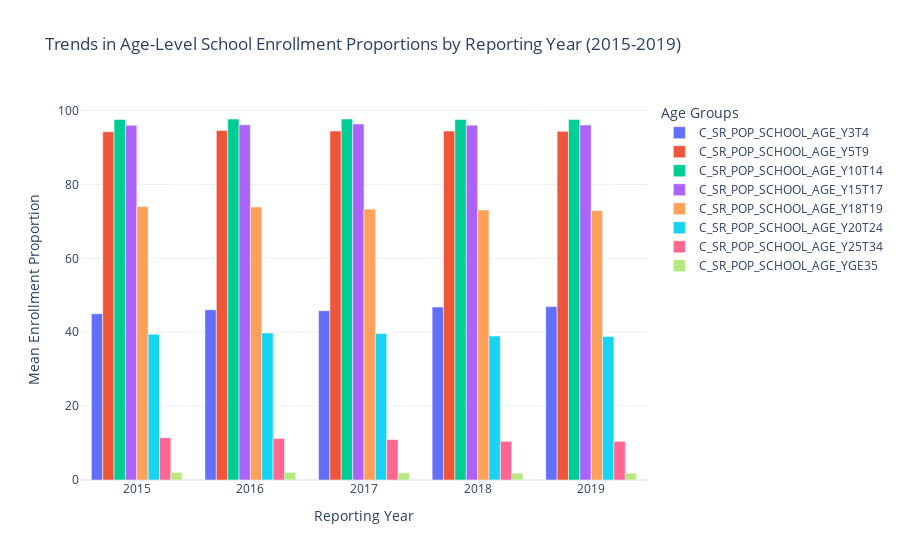

The notebook cell this image was saved under:
### Markdown cell above
## 1. TRENDS IN AGE-LEVEL SCHOOL ENROLLMENT PROPORTIONS BY REPORTING YEAR (2015-2019)

### Code cell
# Define age-level enrollment columns
age_enrollment_cols = [
    'C_SR_POP_SCHOOL_AGE_Y3T4', 
    'C_SR_POP_SCHOOL_AGE_Y5T9', 
    'C_SR_POP_SCHOOL_AGE_Y10T14', 
    'C_SR_POP_SCHOOL_AGE_Y15T17', 
    'C_SR_POP_SCHOOL_AGE_Y18T19', 
    'C_SR_POP_SCHOOL_AGE_Y20T24', 
    'C_SR_POP_SCHOOL_AGE_Y25T34', 
    'C_SR_POP_SCHOOL_AGE_YGE35'
]

# Calculate mean proportion for each year
aggregated_data = edtech2_df.groupby('Reporting_Year')[age_enrollment_cols].mean()

# Create the interactive bar chart
fig = go.Figure()

for col in age_enrollment_cols:
    fig.add_trace(
        go.Bar(
            x=aggregated_data.index,
            y=aggregated_data[col],
            name=col,
            hovertemplate="<b>Age Group:</b> %{customdata}<br><b>Mean Enrollment Proportion:</b> %{y:.2f}<br><b>Year:</b> %{x}<extra></extra>",
            customdata=[col] * len(aggregated_data.index),  
        )
    )

# Customize layout
fig.update_layout(
    title="Trends in Age-Level School Enrollment Proportions by Reporting Year (2015-2019)",
    xaxis_title="Reporting Year",
    yaxis_title="Mean Enrollment Proportion",
    barmode='group',  
    legend_title="Age Groups",
    template="plotly_white"
)

# Display the chart
fig.show()

### Figure 1 — Plotly figure (JSON) as saved in the notebook; plotly's stock layout.template omitted (floating-point values rounded to 4 significant figures)
{"data": [{"customdata": ["C_SR_POP_SCHOOL_AGE_Y3T4", "C_SR_POP_SCHOOL_AGE_Y3T4", "C_SR_POP_SCHOOL_AGE_Y3T4", "C_SR_POP_SCHOOL_AGE_Y3T4", "C_SR_POP_SCHOOL_AGE_Y3T4"], "hovertemplate": "<b>Age Group:</b> %{customdata}<br><b>Mean Enrollment Proportion:</b> %{y:.2f}<br><b>Year:</b> %{x}<extra></extra>", "name": "C_SR_POP_SCHOOL_AGE_Y3T4", "type": "bar", "x": [2015, 2016, 2017, 2018, 2019], "y": [45.02, 46.06, 45.84, 46.82, 46.94]}, {"customdata": ["C_SR_POP_SCHOOL_AGE_Y5T9", "C_SR_POP_SCHOOL_AGE_Y5T9", "C_SR_POP_SCHOOL_AGE_Y5T9", "C_SR_POP_SCHOOL_AGE_Y5T9", "C_SR_POP_SCHOOL_AGE_Y5T9"], "hovertemplate": "<b>Age Group:</b> %{customdata}<br><b>Mean Enrollment Proportion:</b> %{y:.2f}<br><b>Year:</b> %{x}<extra></extra>", "name": "C_SR_POP_SCHOOL_AGE_Y5T9", "type": "bar", "x": [2015, 2016, 2017, 2018, 2019], "y": [94.28, 94.64, 94.46, 94.44, 94.38]}, {"customdata": ["C_SR_POP_SCHOOL_AGE_Y10T14", "C_SR_POP_SCHOOL_AGE_Y10T14", "C_SR_POP_SCHOOL_AGE_Y10T14", "C_SR_POP_SCHOOL_AGE_Y10T14", "C_SR_POP_SCHOOL_AGE_Y10T14"], "hovertemplate": "<b>Age Group:</b> %{customdata}<br><b>Mean Enrollment Proportion:</b> %{y:.2f}<br><b>Year:</b> %{x}<extra></extra>", "name": "C_SR_POP_SCHOOL_AGE_Y10T14", "type": "bar", "x": [2015, 2016, 2017, 2018, 2019], "y": [97.6, 97.7, 97.72, 97.58, 97.58]}, {"customdata": ["C_SR_POP_SCHOOL_AGE_Y15T17", "C_SR_POP_SCHOOL_AGE_Y15T17", "C_SR_POP_SCHOOL_AGE_Y15T17", "C_SR_POP_SCHOOL_AGE_Y15T17", "C_SR_POP_SCHOOL_AGE_Y15T17"], "hovertemplate": "<b>Age Group:</b> %{customdata}<br><b>Mean Enrollment Proportion:</b> %{y:.2f}<br><b>Year:</b> %{x}<extra></extra>", "name": "C_SR_POP_SCHOOL_AGE_Y15T17", "type": "bar", "x": [2015, 2016, 2017, 2018, 2019], "y": [96.02, 96.16, 96.36, 96.06, 96.1]}, {"customdata": ["C_SR_POP_SCHOOL_AGE_Y18T19", "C_SR_POP_SCHOOL_AGE_Y18T19", "C_SR_POP_SCHOOL_AGE_Y18T19", "C_SR_POP_SCHOOL_AGE_Y18T19", "C_SR_POP_SCHOOL_AGE_Y18T19"], "hovertemplate": "<b>Age Group:</b> %{customdata}<br><b>Mean Enrollment Proportion:</b> %{y:.2f}<br><b>Year:</b> %{x}<extra></extra>", "name": "C_SR_POP_SCHOOL_AGE_Y18T19", "type": "bar", "x": [2015, 2016, 2017, 2018, 2019], "y": [74.02, 73.9, 73.34, 73.1, 72.92]}, {"customdata": ["C_SR_POP_SCHOOL_AGE_Y20T24", "C_SR_POP_SCHOOL_AGE_Y20T24", "C_SR_POP_SCHOOL_AGE_Y20T24", "C_SR_POP_SCHOOL_AGE_Y20T24", "C_SR_POP_SCHOOL_AGE_Y20T24"], "hovertemplate": "<b>Age Group:</b> %{customdata}<br><b>Mean Enrollment Proportion:</b> %{y:.2f}<br><b>Year:</b> %{x}<extra></extra>", "name": "C_SR_POP_SCHOOL_AGE_Y20T24", "type": "bar", "x": [2015, 2016, 2017, 2018, 2019], "y": [39.48, 39.76, 39.64, 38.98, 38.86]}, {"customdata": ["C_SR_POP_SCHOOL_AGE_Y25T34", "C_SR_POP_SCHOOL_AGE_Y25T34", "C_SR_POP_SCHOOL_AGE_Y25T34", "C_SR_POP_SCHOOL_AGE_Y25T34", "C_SR_POP_SCHOOL_AGE_Y25T34"], "hovertemplate": "<b>Age Group:</b> %{customdata}<br><b>Mean Enrollment Proportion:</b> %{y:.2f}<br><b>Year:</b> %{x}<extra></extra>", "name": "C_SR_POP_SCHOOL_AGE_Y25T34", "type": "bar", "x": [2015, 2016, 2017, 2018, 2019], "y": [11.44, 11.26, 10.94, 10.46, 10.46]}, {"customdata": ["C_SR_POP_SCHOOL_AGE_YGE35", "C_SR_POP_SCHOOL_AGE_YGE35", "C_SR_POP_SCHOOL_AGE_YGE35", "C_SR_POP_SCHOOL_AGE_YGE35", "C_SR_POP_SCHOOL_AGE_YGE35"], "hovertemplate": "<b>Age Group:</b> %{customdata}<br><b>Mean Enrollment Proportion:</b> %{y:.2f}<br><b>Year:</b> %{x}<extra></extra>", "name": "C_SR_POP_SCHOOL_AGE_YGE35", "type": "bar", "x": [2015, 2016, 2017, 2018, 2019], "y": [2.08, 2.04, 1.94, 1.84, 1.84]}], "layout": {"barmode": "group", "legend": {"title": {"text": "Age Groups"}}, "title": {"text": "Trends in Age-Level School Enrollment Proportions by Reporting Year (2015-2019)"}, "xaxis": {"title": {"text": "Reporting Year"}}, "yaxis": {"title": {"text": "Mean Enrollment Proportion"}}}}
